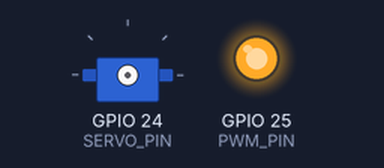
Bench run of a program on a simulated Raspberry Pi (BCM pin numbers). On the bench: servo, output pins drawn as LEDs (lit = HIGH). Servo angles are drawn from the pulse width (0.5 ms = 0°, 2.5 ms = 180°). At 29.5 s the program stops and its outputs stay as they are.

Above: at 0.1 s.
At 28.6 s:
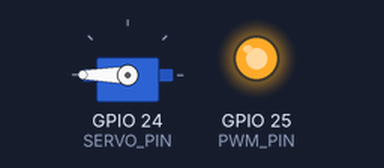
Timing chart, 0 to 30.1 s (numbered marks = the images above):
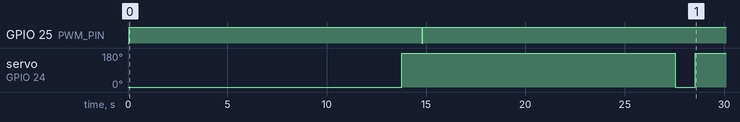

The program:

gpio_pwm_servo_example.py
```python
# http://rpitips.com/python-libraries-pigpio/
import time
import pigpio
#pi.set_PWM_dutycycle(4, 255) # PWM full on
PWM_PIN = 25
SERVO_PIN = 24

#connect to pigpiod daemon
pi = pigpio.pi()

# setup pin as an output
pi.set_mode(PWM_PIN, pigpio.OUTPUT)
pi.set_mode(SERVO_PIN, pigpio.OUTPUT)

for x in xrange(1,3):
	# enable LED
	for x in xrange(0,255):
		pi.write(PWM_PIN, x)
		# wait 1 second
		time.sleep(.05)

	for x in xrange(255,0):
		# disable LED
		pi.write(PWM_PIN, x)
		time.sleep(.05)
	# 500-2500 only
	pi.set_servo_pulsewidth(SERVO_PIN, 500)
	time.sleep(1)
	pi.set_servo_pulsewidth(SERVO_PIN, 2500)
	time.sleep(1)

#cleanup
pi.set_mode(PWM_PIN, pigpio.INPUT)
pi.set_mode(PWM_PIN, pigpio.INPUT)
#disconnect
pi.stop()
```

Measured:
- by itself, GPIO 25 (PWM_PIN): LOW → HIGH at 0.05 s, → LOW 14.7 s later, → HIGH 0.05 s later
- by itself, servo on GPIO 24 (SERVO_PIN): 0° → 180° at 13.8 s, → 0° 13.8 s later, → 180° 1.0 s later
